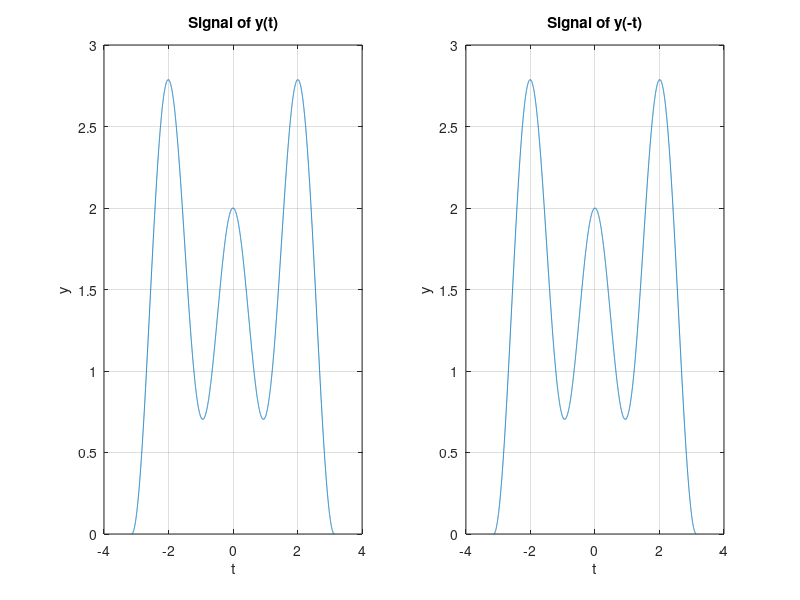

The MATLAB script that drew this image:
%Example9p4
%This code plots an even signal
t = -pi:0.001:pi;
y=(sin(t)).^2+cos(3*t)+1;
subplot(121);plot(t,y);grid on;
xlabel('t');ylabel('y');
title('Signal of y(t)');
t = -t;
y=(sin(t)).^2+cos(3*t)+1;
subplot(122);plot(t,y);grid on;
xlabel('t');ylabel('y');
title('Signal of y(-t)');